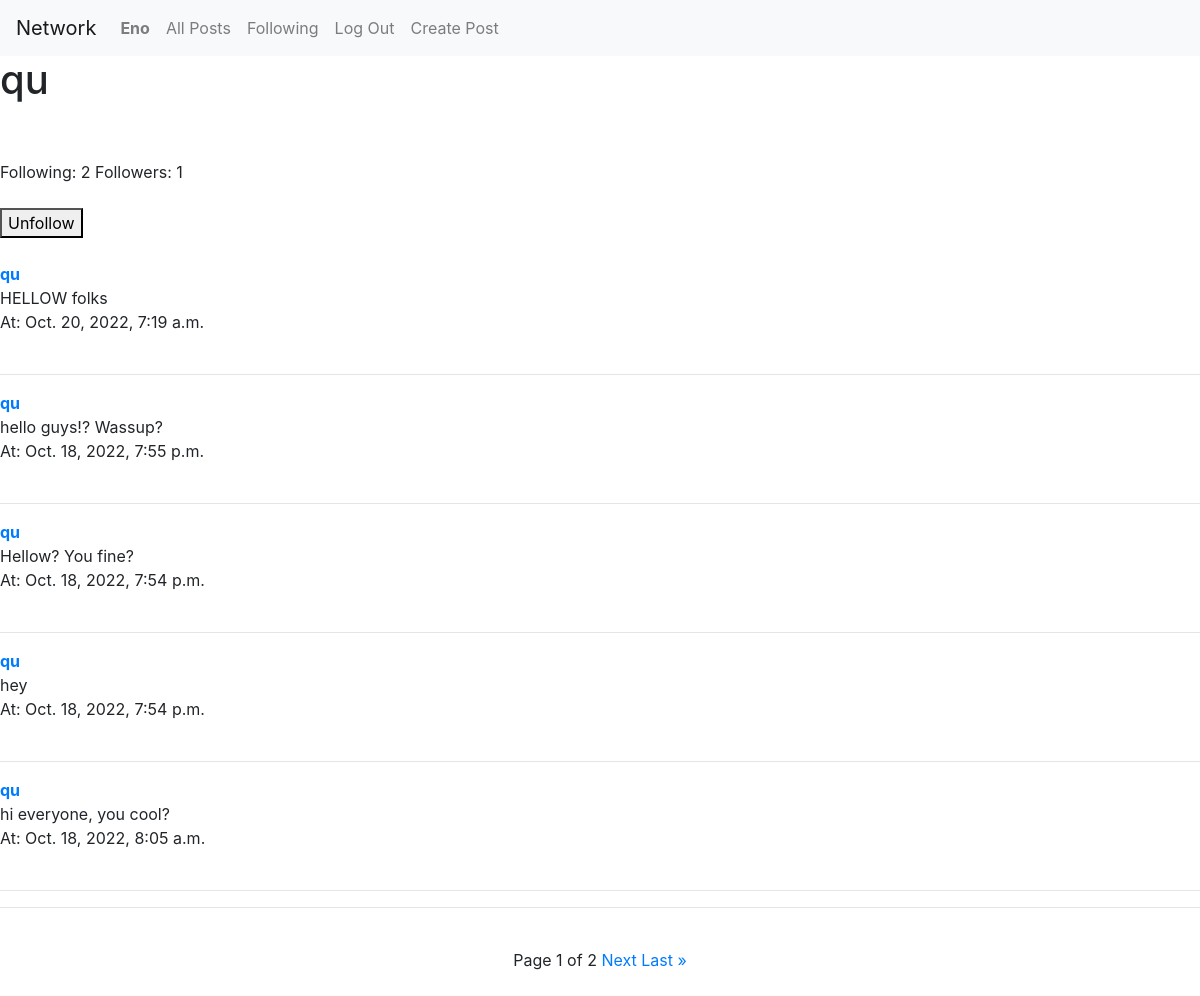
/profile/qu (signed in), run on the app's committed database.
### network/models.py (models this page shows, shortened)
class User(AbstractUser):
    pass

class Post(models.Model):
    body = models.TextField()
    author = models.ForeignKey("User", on_delete=models.CASCADE, related_name="posts")
    date = models.DateTimeField(auto_now_add = True)
    likes = models.ManyToManyField("User", related_name="post_likes")

### network/views.py (the view)
# urls.py: path("profile/<str:author>", views.profile, name="profile"),
@login_required(login_url='login')
def profile(request, author):
    posts  = Post.objects.all().order_by('-date')
    user = get_object_or_404(User, username=author)
    viewing_user = get_object_or_404(User, username=request.user)
    paginator = Paginator(posts, 10)
    page = request.GET.get('page')
    post = paginator.get_page(page)
    followers = user.followers.all().count()
    following_cnt = user.following.all().count()
    status = len(Profile.objects.filter(user=viewing_user).filter(following=user))
    return render(request, "network/profile_page.html", {
        "followers": followers,
        "following": following_cnt,
        "status": status,
        "post": post,
        "profile_user": user,
    })

### network/templates/network/profile_page.html (shortened to what this page needs)
{% extends "network/layout.html" %}
{% load static %}
{% block body %}
<div class="user-info">
    <h1>{{ profile_user }}</h1>
    <br><br>
    Following: {{ following }}
    Followers: <span class="following_count">{{ followers }}</span>
    <br><br>
    {% if request.user != profile_user %}
    {% if status == False %}
        <button class="toggle-btn" id="follow-btn" value="{{ profile_user.username }}">Follow</button>
    {% else %}
        <button class="toggle-btn" id="unfollow-btn" value="{{ profile_user.username }}">Unfollow</button>
    {% endif %}
     <br><br>
    {% endif %}
</div>
<div class="user-posts">
    {% for post in post %}
    {% if post.author == profile_user %}
    <div class="post_item index_post">
        <strong><a href="{% url 'profile' post.author %}">{{post.author}}</a></strong>
        <div class="post-body" value="{{post.id}}">
           <div class="original">{{ post.body }}</div>
           <div class="time">At: {{ post.date }}</div>
        </div>
        <br>
        <hr>
    </div>
    {% endif %}
    {% endfor %}
</div>
<center>
    <hr><br>
    Page {{ post.number }} of {{ post.paginator.num_pages }}
    {% if post.has_next %}
    <a id="next" href="?page={{ post.next_page_number }}">Next</a>
    <a id="last" href="?page={{ post.paginator.num_pages }}">Last &raquo</a>
    {% endif %}
    <br>
    <br>
</center>
{% endblock %}

### network/templates/network/layout.html (shortened to what this page needs)
{% load static %}
<!DOCTYPE html>
<html lang="en">
    <head>
        <link rel="stylesheet" href="https://stackpath.bootstrapcdn.com/bootstrap/4.4.1/css/bootstrap.min.css">
        <link href="{% static 'network/styles.css' %}" rel="stylesheet">
    </head>
    <body>
        <nav class="navbar navbar-expand-lg navbar-light bg-light">
            <a class="navbar-brand" href="#">Network</a>
            <div>
              <ul class="navbar-nav mr-auto">
                {% if user.is_authenticated %}
                    <li class="nav-item">
                        <a class="nav-link" href="#"><strong>{{ user.username }}</strong></a>
                    </li>
                {% endif %}
                <li class="nav-item">
                  <a class="nav-link" href="{% url 'index' %}">All Posts</a>
                </li>
                {% if user.is_authenticated %}
                    <li class="nav-item">
                        <a class="nav-link" href="{% url 'following' %}">Following</a>
                    </li>
                    <li class="nav-item">
                        <a class="nav-link" href="{% url 'logout' %}">Log Out</a>
                    </li>
                    <li class="nav-item">
                        <a class="nav-link" href="{% url 'create_post' %}">Create Post</a>
                    </li>
                {% endif %}
              </ul>
            </div>
          </nav>
        <div class="body">
            {% block body %}
            {% endblock %}
        </div>
    </body>
</html>

### data on the page
User: username "Eno"
User: username "qu"
Post: author "qu", {{ post.id }} 15 (drawn), body "HELLOW folks", date "Oct. 20, 2022, 7:19 a.m."
Post: author "qu", {{ post.id }} 14 (drawn), body "hello guys!? Wassup?", date "Oct. 18, 2022, 7:55 p.m."
Post: author "qu", {{ post.id }} 13 (drawn), body "Hellow? You fine?", date "Oct. 18, 2022, 7:54 p.m."
Post: author "qu", {{ post.id }} 12 (drawn), body "hey", date "Oct. 18, 2022, 7:54 p.m."
Post: author "qu", {{ post.id }} 11 (drawn), body "hi everyone, you cool?", date "Oct. 18, 2022, 8:05 a.m."

### other printed values
{{ following }} "2"
{{ followers }} "1"
{{ post.number }} "1"
{{ post.paginator.num_pages }} "2"
